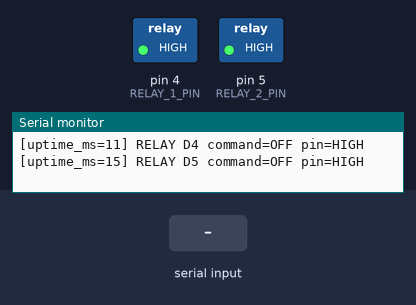
Bench run of a sketch on a simulated Arduino Uno, built with avr-gcc and run on an emulated ATmega328P. Shown: switched loads named in the sketch (green lamp = pin HIGH), the last lines printed to the serial monitor. The inputs (shaded band) are chosen by the test bench.

Above: at 1.2 s.
1.3 s: "4\n" received over Serial
At 2.1 s:
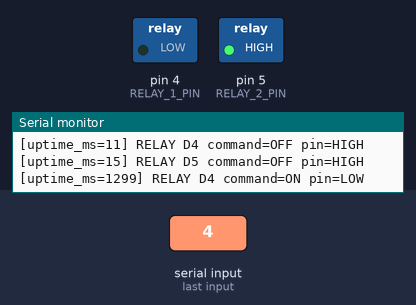
2.8 s: "5\n" received over Serial
At 3.2 s:
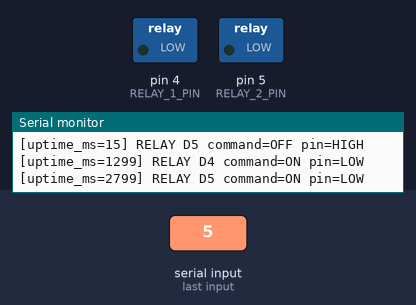
4.3 s: "4\n" received over Serial
At 5.5 s:
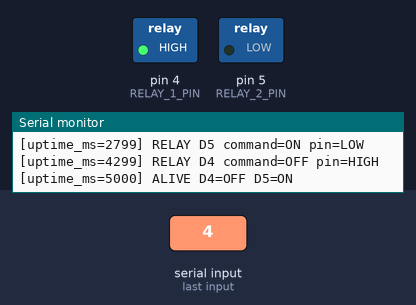
5.8 s: "0\n" received over Serial
At 6.8 s:
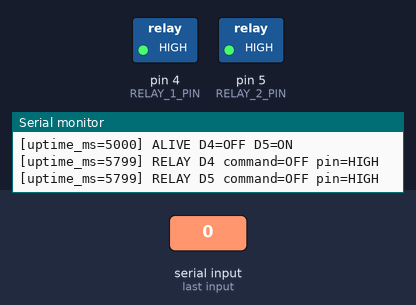
Timing chart, 0 to 8.3 s (numbered marks = the images above; inputs shaded):
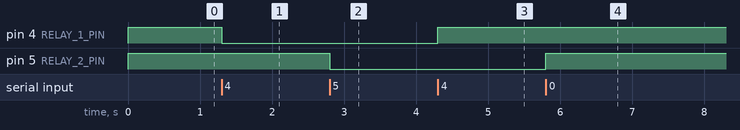

Measured:
- after the input at 1.3 s, pin 4 (RELAY_1_PIN): HIGH → LOW at once
- after the input at 2.8 s, pin 5 (RELAY_2_PIN): HIGH → LOW at once
- after the input at 4.3 s, pin 4 (RELAY_1_PIN): LOW → HIGH at once
- after the input at 5.8 s, pin 5 (RELAY_2_PIN): LOW → HIGH at once

The sketch:

arduino_relay_test.ino
```cpp
/*
  Standalone Arduino Uno (ATmega328P) relay test, Serial 115200 baud.
  IN1 -> D4, IN2 -> D5. Default: active LOW relay module.
  Send '4' or '5' to toggle that relay, '0' to turn both off,
  '?' to print status. CR/LF and spaces are ignored.

  This sketch replaces the NMR sketch while uploaded; it implements no TTL
  handshake. ON/OFF describes the commanded relay state, not contact feedback.
*/
#include <Arduino.h>
#include <avr/wdt.h>

#if !defined(__AVR_ATmega328P__)
#error "Select Arduino Uno with ATmega328P for this sketch."
#endif

const uint8_t RELAY_1_PIN = 4;
const uint8_t RELAY_2_PIN = 5;
const bool RELAY_ACTIVE_LOW = true;  // Change to false for active HIGH modules.
const unsigned long HEARTBEAT_MS = 5000;

uint8_t resetFlags __attribute__((section(".noinit")));

// Capture flags before C++ globals are initialized. Some Uno bootloaders
// clear MCUSR before the application starts: report UNKNOWN in that case.
void captureResetFlags() __attribute__((naked, section(".init3"), used));
void captureResetFlags() {
  resetFlags = MCUSR;
  MCUSR = 0;
  wdt_disable();
}

bool relay1On = false;
bool relay2On = false;
unsigned long lastHeartbeat = 0;

uint8_t outputLevel(bool on) {
  return (on != RELAY_ACTIVE_LOW) ? HIGH : LOW;
}

void timestamp() {
  Serial.print(F("[uptime_ms="));
  Serial.print(millis());
  Serial.print(F("] "));
}

void printRelay(uint8_t pin, bool on) {
  timestamp();
  Serial.print(F("RELAY D"));
  Serial.print(pin);
  Serial.print(F(" command="));
  Serial.print(on ? F("ON") : F("OFF"));
  Serial.print(F(" pin="));
  Serial.println(outputLevel(on) == HIGH ? F("HIGH") : F("LOW"));
}

void setRelay(uint8_t pin, bool on) {
  digitalWrite(pin, outputLevel(on));
  printRelay(pin, on);
}

void printStatus() {
  printRelay(RELAY_1_PIN, relay1On);
  printRelay(RELAY_2_PIN, relay2On);
}

void printResetCause() {
  Serial.print(F("RESET_CAUSE MCUSR=0x"));
  Serial.print(resetFlags, HEX);
  if (resetFlags == 0) {
    Serial.println(F(" UNKNOWN (bootloader may have cleared flags)"));
    return;
  }
  if (resetFlags & _BV(PORF)) Serial.print(F(" POWER_ON"));
  if (resetFlags & _BV(EXTRF)) Serial.print(F(" EXTERNAL_RESET (button or USB/DTR)"));
  if (resetFlags & _BV(BORF)) Serial.print(F(" BROWN_OUT"));
  if (resetFlags & _BV(WDRF)) Serial.print(F(" WATCHDOG"));
  Serial.println();
}

void setup() {
  // Set the output latch BEFORE switching the pin to OUTPUT to avoid a
  // short active-LOW pulse during setup.
  digitalWrite(RELAY_1_PIN, outputLevel(false));
  digitalWrite(RELAY_2_PIN, outputLevel(false));
  pinMode(RELAY_1_PIN, OUTPUT);
  pinMode(RELAY_2_PIN, OUTPUT);

  Serial.begin(115200);
  Serial.println(F("BOOT relay-test D4 D5; both relays commanded OFF"));
  printResetCause();
  Serial.print(F("POLARITY="));
  Serial.println(RELAY_ACTIVE_LOW ? F("ACTIVE_LOW") : F("ACTIVE_HIGH"));
  Serial.println(F("COMMANDS: 4=toggle D4, 5=toggle D5, 0=both OFF, ?=status"));
  printStatus();
  Serial.flush();
  wdt_enable(WDTO_2S);
}

void loop() {
  wdt_reset();
  // Limit work per loop so even a continuous input stream cannot prevent
  // heartbeat output and watchdog servicing.
  for (uint8_t count = 0; count < 16 && Serial.available() > 0; ++count) {
    const char command = static_cast<char>(Serial.read());
    switch (command) {
      case '4':
        relay1On = !relay1On;
        setRelay(RELAY_1_PIN, relay1On);
        break;
      case '5':
        relay2On = !relay2On;
        setRelay(RELAY_2_PIN, relay2On);
        break;
      case '0':
        relay1On = relay2On = false;
        setRelay(RELAY_1_PIN, false);
        setRelay(RELAY_2_PIN, false);
        break;
      case '?':
        printStatus();
        break;
      case '\r': case '\n': case ' ': case '\t':
        break;
      default:
        timestamp();
        Serial.print(F("ERROR unknown command byte=0x"));
        Serial.println(static_cast<uint8_t>(command), HEX);
        break;
    }
    wdt_reset();
  }
  const unsigned long now = millis();
  if (now - lastHeartbeat >= HEARTBEAT_MS) {
    lastHeartbeat = now;
    timestamp();
    Serial.print(F("ALIVE D4="));
    Serial.print(relay1On ? F("ON") : F("OFF"));
    Serial.print(F(" D5="));
    Serial.println(relay2On ? F("ON") : F("OFF"));
  }
}
```
